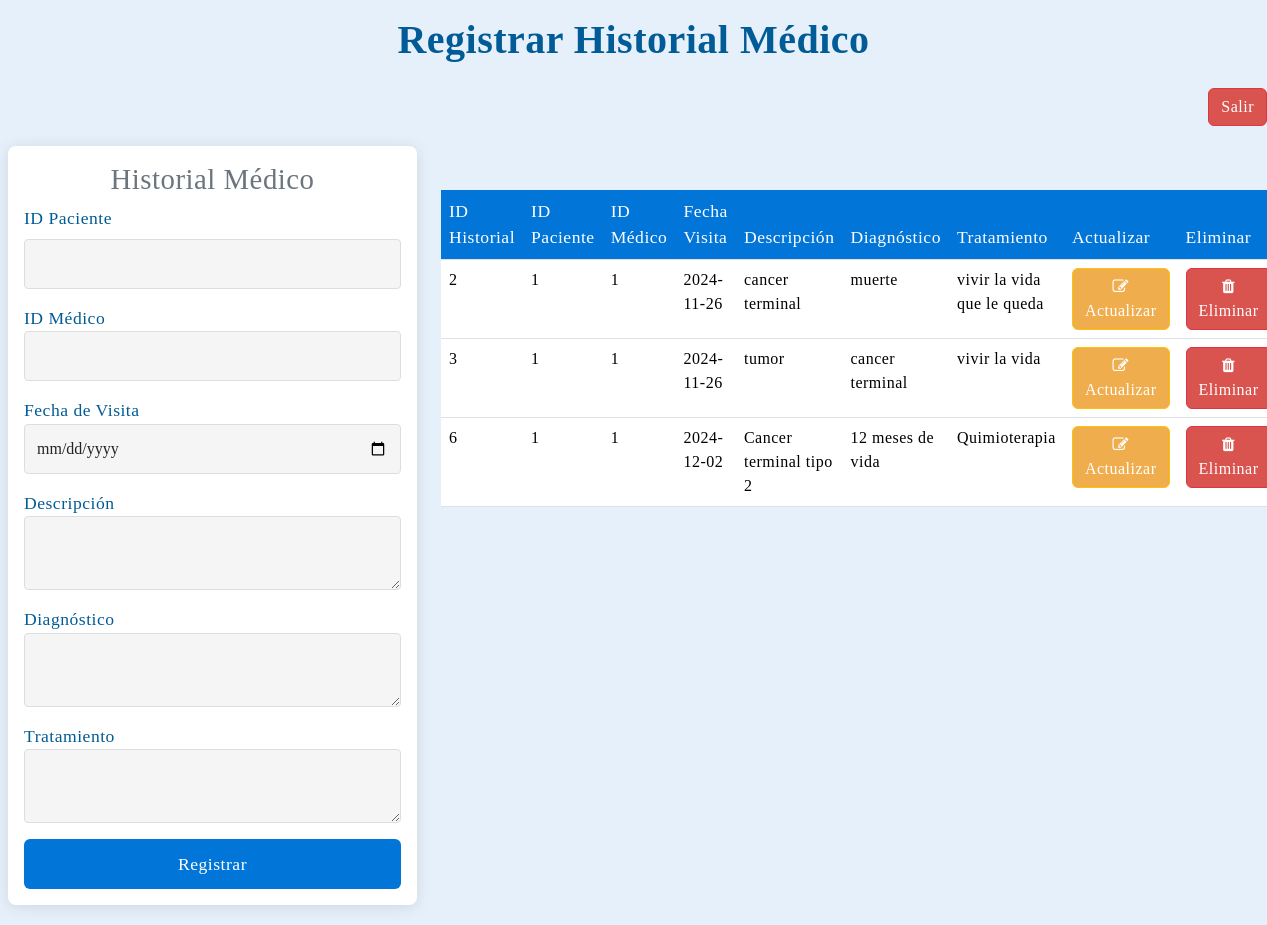
Screenshot of /Vista/index_historial.php with the database file from the repository.
### tables this page shows
CREATE TABLE `historial_medico` (
  `id_historial` int(11) NOT NULL,
  `id_paciente` int(11) DEFAULT NULL,
  `id_medico` int(11) DEFAULT NULL,
  `fecha_visita` date DEFAULT NULL,
  `descripcion` text NOT NULL,
  `diagnostico` text NOT NULL,
  `tratamiento` text NOT NULL
);

### Vista/index_historial.php (the view, shortened to what this page needs)
<!DOCTYPE html>
<html lang="es">
<head>
    <link href="https://cdn.jsdelivr.net/npm/bootstrap@5.3.3/dist/css/bootstrap.min.css" rel="stylesheet">
    <link rel="stylesheet" href="https://cdnjs.cloudflare.com/ajax/libs/font-awesome/4.7.0/css/font-awesome.min.css">
</head>
<body>
    <h1 class="text-center p-3">Registrar Historial Médico</h1>
    <div class="d-flex justify-content-end">
    <a href="index.php" class="btn btn-danger">Salir</a>
    </div>
    <div class="container-fluid row">
        <form id="form-historial" class="col-4 p-3" method="POST" action="crear_historial.php">
            <h3 class="text-center text-secondary">Historial Médico</h3>
            <div class="mb-3">
                <label for="id_paciente" class="form-label">ID Paciente</label>
                <input type="number" class="form-control" id="id_paciente" name="id_paciente" required>
            </div>
            <div class="mb-3">
                <label for="id_medico">ID Médico</label>
                <input type="number" class="form-control" id="id_medico" name="id_medico" required>
            </div>
            <div class="mb-3">
                <label for="fecha_visita">Fecha de Visita</label>
                <input type="date" class="form-control" id="fecha_visita" name="fecha_visita" required>
            </div>
            <div class="mb-3">
                <label for="descripcion">Descripción</label>
                <textarea id="descripcion" name="descripcion" class="form-control" required></textarea>
            </div>
            <div class="mb-3">
                <label for="diagnostico">Diagnóstico</label>
                <textarea id="diagnostico" name="diagnostico" class="form-control" required></textarea>
            </div>
            <div class="mb-3">
                <label for="tratamiento">Tratamiento</label>
                <textarea id="tratamiento" name="tratamiento" class="form-control" required></textarea>
            </div>
            <button type="submit" class="btn btn-primary w-100" name="btnregistrar" value="ok">Registrar</button>
        </form>
        <div class="col-8 p-4">
            <table class="table" id="tabla-historial">
                <thead class="bg-info">
                    <tr>
                        <th scope="col">ID Historial</th>
                        <th scope="col">ID Paciente</th>
                        <th scope="col">ID Médico</th>
                        <th scope="col">Fecha Visita</th>
                        <th scope="col">Descripción</th>
                        <th scope="col">Diagnóstico</th>
                        <th scope="col">Tratamiento</th>
                        <th scope="col">Actualizar</th>
                        <th scope="col">Eliminar</th>
                    </tr>
                </thead>
                <tbody>
                    <?php
                        $conn = conectar();
                        try {
                            $stmt = $conn->query("SELECT * FROM historial_medico");
                            $stmt->setFetchMode(PDO::FETCH_ASSOC);
                            if ($stmt->rowCount() > 0) {
                                while ($row = $stmt->fetch()) {
                                    echo "<tr>";
                                    echo "<td>" . htmlspecialchars($row["id_historial"]) . "</td>";
                                    echo "<td>" . htmlspecialchars($row["id_paciente"]) . "</td>";
                                    echo "<td>" . htmlspecialchars($row["id_medico"]) . "</td>";
                                    echo "<td>" . htmlspecialchars($row["fecha_visita"]) . "</td>";
                                    echo "<td>" . htmlspecialchars($row["descripcion"]) . "</td>";
                                    echo "<td>" . htmlspecialchars($row["diagnostico"]) . "</td>";
                                    echo "<td>" . htmlspecialchars($row["tratamiento"]) . "</td>";
                                    echo "<td>
                                        <a href='actualizar_historial.php?id=" . htmlspecialchars($row["id_historial"]) . "' class='btn btn-warning'>
                                            <i class='fa fa-pencil-square-o' aria-hidden='true'></i> Actualizar
                                        </a>
                                    </td>";
                                    echo "<td>
                                        <a href='eliminar_historial.php?id=" . htmlspecialchars($row["id_historial"]) . "' class='btn btn-danger' onclick=\"return confirm('¿Estás seguro de que deseas eliminar este registro?');\">
                                            <i class='fa fa-trash' aria-hidden='true'></i> Eliminar
                                        </a>
                                    </td>";
                                    echo "</tr>";
                                }
                            } else {
                                echo "<tr><td colspan='9' class='text-center'>No se encontraron historiales</td></tr>";
                            }
                        } catch (PDOException $e) {
                            echo "<tr><td colspan='9' class='text-center'>Error al obtener datos: " . htmlspecialchars($e->getMessage()) . "</td></tr>";
                        }
                    ?>
                </tbody>
                </table>
        </div>
    </div>
</body>
</html>

### Vista/index_historial.php (style rules this page uses)
body { background-color: #e6f0fa; font-family: 'Rancho&effect'; font-weight: 300; color: #333; }
h1 { color: #005b96; font-weight: 600; font-size: 2.5rem; letter-spacing: 1px; }
h3 { color: #0275d8; font-weight: 500; font-size: 1.8rem; text-align: center; }
label { font-size: 1.1rem; font-weight: 500; color: #005b96; }
form { background-color: #fff; padding: 25px; border-radius: 8px; box-shadow: 0 2px 15px rgba(0, 0, 0, 0.1); font-size: 1rem; }
.form-control { border: 1px solid #ddd; border-radius: 4px; background-color: #f5f5f5; font-size: 1rem; padding: 12px; }
.btn-primary { background-color: #0275d8; border: none; font-size: 1.1rem; padding: 12px; font-weight: 500; letter-spacing: 0.5px; }
.table th { background-color: #0275d8; color: white; font-weight: 500; font-size: 1.1rem; }
.btn-warning { color: white; background-color: #f0ad4e; }
.btn-danger { color: white; background-color: #d9534f; }
.container-fluid { padding: 20px; }
.table { margin-top: 20px; }
body, table, form, h1, h3 { letter-spacing: 0.5px; }

### rows the page displays
historial_medico: id_historial "2", id_paciente "1", id_medico "1", fecha_visita "2024-11-26", descripcion "cancer terminal", diagnostico "muerte", tratamiento "vivir la vida que le queda"
historial_medico: id_historial "3", id_paciente "1", id_medico "1", fecha_visita "2024-11-26", descripcion "tumor", diagnostico "cancer terminal", tratamiento "vivir la vida"
historial_medico: id_historial "6", id_paciente "1", id_medico "1", fecha_visita "2024-12-02", descripcion "Cancer terminal tipo 2", diagnostico "12 meses de vida", tratamiento "Quimioterapia"
